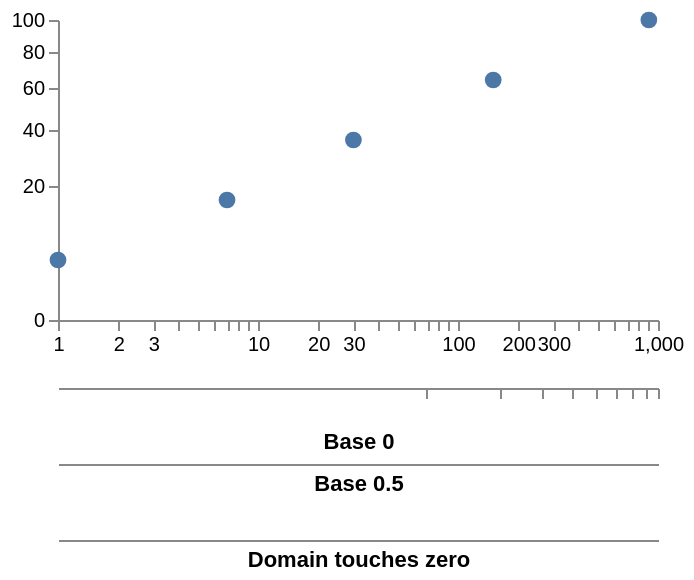

The Vega-Lite source for this figure:
### Vega specification from a JSON file in a GitHub repository (floating-point values rounded to 4 significant figures)
{"$schema": "https://vega.github.io/schema/vega/v6.json", "description": "Symbols over a logarithmic x scale and a sqrt y scale. The fourth differential fixture: the log axis exercises the tick algorithm's powers-and-multiples path, which is where a port most easily diverges. Two more log axes carry a **degenerate** base, which is a number a specification may write and upstream draws: the base reaches the ticks, the labels and `nice` and never the geometry, d3 transforming by the natural log whatever base was asked for. A base of 0 takes d3's integer branch, generates nothing there because `k < base` never runs, and falls back to linear ticks across the domain; a base of 0.5 takes the other branch and legitimately yields none. Both place their marks exactly where a base-10 scale would. A fourth log scale has a domain that touches zero, which really is unusable — every `scale(x)` on one answers null upstream — and upstream still draws the axis that names it, line and title and no ticks at all. Refusing to build the scale took the axis with it and called a chart upstream draws a defect in this engine.", "width": 300, "height": 150, "padding": 5, "data": [{"name": "points", "values": [{"n": 1, "m": 4}, {"n": 7, "m": 16}, {"n": 30, "m": 36}, {"n": 150, "m": 64}, {"n": 900, "m": 100}]}], "scales": [{"name": "x", "type": "log", "domain": [1, 1000], "range": "width"}, {"name": "zeroBase", "type": "log", "base": 0, "domain": [3, 900], "range": "width"}, {"name": "halfBase", "type": "log", "base": 0.5, "domain": [3, 900], "range": "width"}, {"name": "touchesZero", "type": "log", "domain": [0, 900], "range": "width"}, {"name": "y", "type": "sqrt", "domain": [0, 100], "range": "height"}], "axes": [{"orient": "bottom", "scale": "x"}, {"orient": "bottom", "scale": "zeroBase", "offset": 34, "title": "Base 0"}, {"orient": "bottom", "scale": "halfBase", "offset": 72, "title": "Base 0.5"}, {"orient": "bottom", "scale": "touchesZero", "offset": 110, "title": "Domain touches zero"}, {"orient": "left", "scale": "y", "tickCount": 5}], "marks": [{"type": "symbol", "name": "dots", "from": {"data": "points"}, "encode": {"enter": {"x": {"scale": "x", "field": "n"}, "y": {"scale": "y", "field": "m"}, "size": {"value": 70}}}}]}
